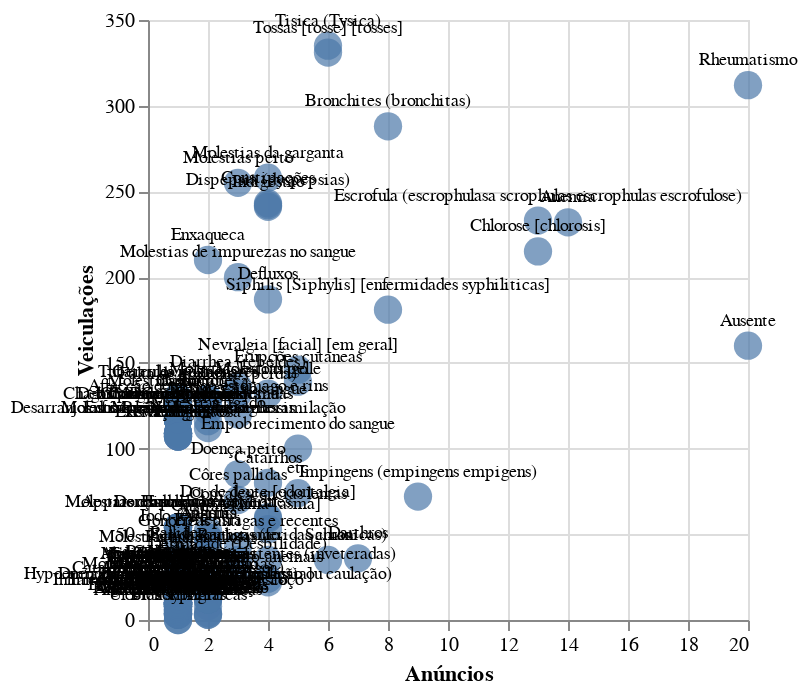

Notebook cell for this chart:
### Code cell
base = alt.Chart(df_ailments_per_ad).encode(
    x=alt.X('Anúncios:Q', title='Anúncios'),
    y=alt.Y('Veiculações:Q', title='Veiculações')
)

points = base.mark_circle(size=200)
labels = base.mark_text(
    align='center',
    baseline='bottom',
    dy=-8,               # nudge text up a little
    fontSize=9
).encode(text='Doença:N')

points + labels

### Figure 1 — Vega-Lite specification as saved in the notebook (floating-point values rounded to 4 significant figures; data arrays with more than 128 entries replaced by an {"elided": "..."} marker saying what was removed)
{"config": {"view": {"continuousWidth": 300, "continuousHeight": 300}}, "layer": [{"mark": {"type": "circle", "size": 200}, "encoding": {"x": {"field": "Anúncios", "title": "Anúncios", "type": "quantitative"}, "y": {"field": "Veiculações", "title": "Veiculações", "type": "quantitative"}}}, {"mark": {"type": "text", "align": "center", "baseline": "bottom", "dy": -8, "fontSize": 9}, "encoding": {"text": {"field": "Doença", "type": "nominal"}, "x": {"field": "Anúncios", "title": "Anúncios", "type": "quantitative"}, "y": {"field": "Veiculações", "title": "Veiculações", "type": "quantitative"}}}], "data": {"name": "data-56f3f0a0f7c8c1009163841f3703e1f6"}, "$schema": "https://vega.github.io/schema/vega-lite/v5.20.1.json", "datasets": {"data-56f3f0a0f7c8c1009163841f3703e1f6": {"elided": "182 records"}}}
